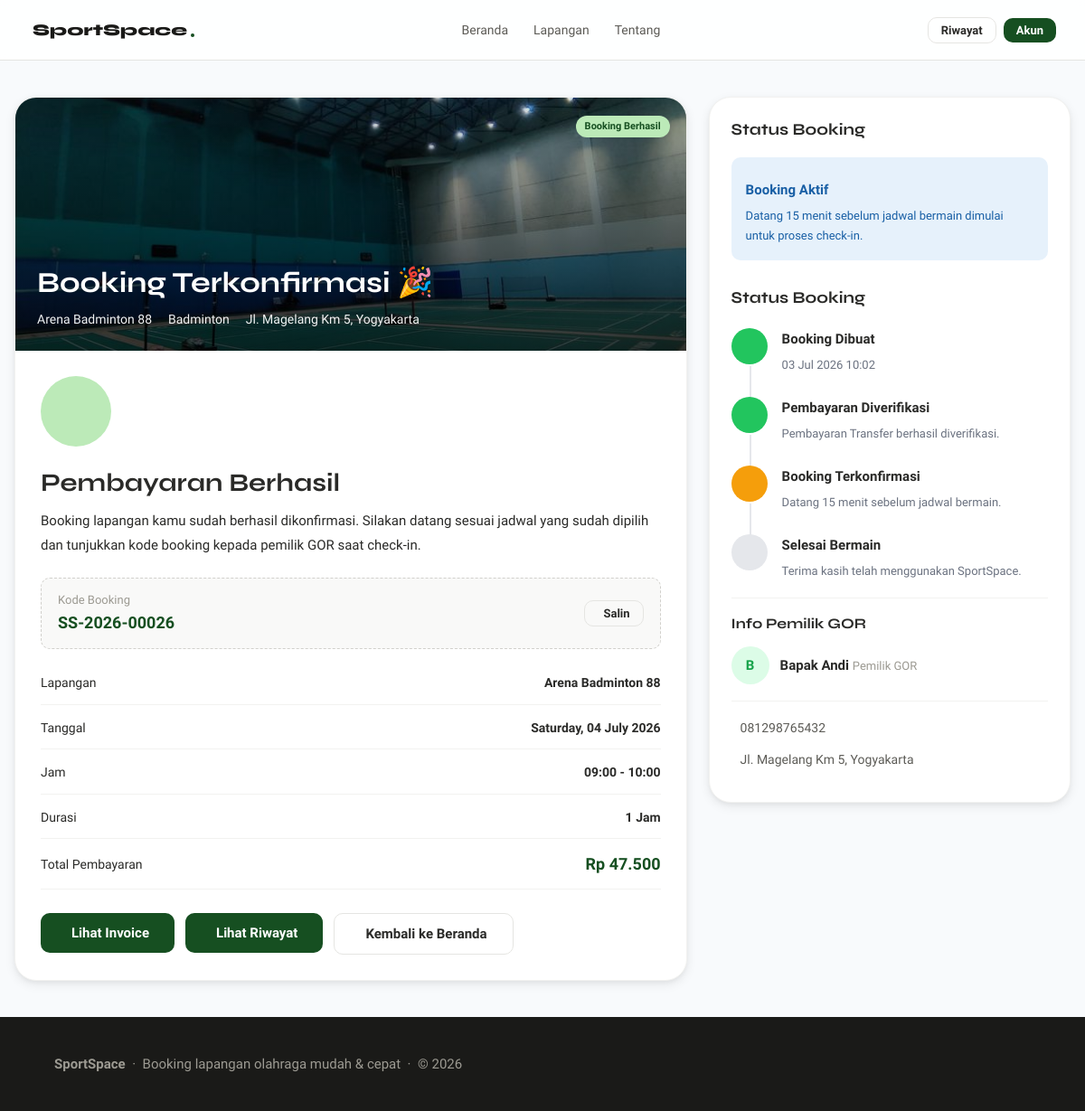
The page /booking-success.php?id=26 on the database its author committed.
### tables this page shows
CREATE TABLE `booking` (
  `booking_id` int(11) NOT NULL,
  `user_id` int(11) NOT NULL,
  `field_id` int(11) NOT NULL,
  `tanggal` date NOT NULL,
  `jam_mulai` time NOT NULL,
  `jam_selesai` time NOT NULL,
  `status` enum('tertunda','terkonfirmasi','ditolak','dibatalkan','selesai') NOT NULL DEFAULT 'tertunda',
  `created_at` timestamp NOT NULL DEFAULT current_timestamp(),
  `booking_code` varchar(20) DEFAULT NULL,
  `metode_pembayaran` varchar(30) DEFAULT NULL,
  `bank` varchar(30) DEFAULT NULL,
  `total` decimal(12,2) NOT NULL
);

CREATE TABLE `fields` (
  `field_id` int(11) NOT NULL,
  `owner_id` int(11) DEFAULT NULL,
  `nama_lapangan` varchar(100) NOT NULL,
  `jenis` varchar(50) NOT NULL,
  `harga` decimal(10,2) NOT NULL,
  `status` enum('tersedia','penuh') NOT NULL DEFAULT 'tersedia',
  `lokasi` varchar(255) DEFAULT NULL,
  `gambar` varchar(255) DEFAULT NULL,
  `deskripsi` text DEFAULT NULL,
  `owner_name` varchar(100) DEFAULT NULL,
  `owner_phone` varchar(20) DEFAULT NULL,
  `owner_address` varchar(255) DEFAULT NULL,
  `jam_operasional` varchar(50) DEFAULT NULL,
  `kapasitas` int(11) DEFAULT NULL,
  `jenis_lantai` varchar(50) DEFAULT NULL,
  `fasilitas` text DEFAULT NULL,
  `maps_link` text DEFAULT NULL,
  `google_maps_url` text DEFAULT NULL,
  `verifikasi` enum('pending','diterima','ditolak') NOT NULL DEFAULT 'pending',
  `durasi_slot` int(11) NOT NULL DEFAULT 1,
  `hari_libur` text DEFAULT NULL,
  `aktif` enum('aktif','nonaktif') NOT NULL
);

CREATE TABLE `payment` (
  `payment_id` int(11) NOT NULL,
  `booking_id` int(11) NOT NULL,
  `metode` enum('transfer','ewallet','cash') NOT NULL,
  `total` decimal(10,2) NOT NULL,
  `status` enum('tertunda','diverifikasi','ditolak') NOT NULL DEFAULT 'tertunda',
  `tanggal_bayar` timestamp NOT NULL DEFAULT current_timestamp(),
  `bank` varchar(30) DEFAULT NULL
);

### booking-success.php (the view, shortened to what this page needs)
<?php
include 'config.php';
$booking_id = $_GET['id'];
$query = mysqli_query($conn, "
SELECT
    b.*,
    f.*,
    p.total,
    p.metode,
    p.tanggal_bayar,
    o.nama AS owner_nama,
    o.telepon,
    o.alamat
FROM booking b
JOIN fields f
ON b.field_id = f.field_id
JOIN payment p
ON b.booking_id = p.booking_id
LEFT JOIN owners o
ON f.owner_id = o.owner_id
WHERE b.booking_id = '$booking_id'
");
$data = mysqli_fetch_assoc($query);
$durasi = intval(
(
strtotime($data['jam_selesai'])
-
strtotime($data['jam_mulai'])
)
/
3600
);
$kode_booking =
  "SS-" .
  date('Y') .
  "-" .
  str_pad(
    $data['booking_id'],
    5,
    "0",
    STR_PAD_LEFT
  );
?>
<!DOCTYPE html>
<html lang="id">
<head>
  <link rel="stylesheet" href="index.css">
  <link rel="stylesheet" href="detail.css">
  <link rel="stylesheet" href="booking-success.css?v=<?= time(); ?>">
  <link rel="stylesheet" href="https://cdn.jsdelivr.net/npm/@tabler/icons-webfont@3.31.0/dist/tabler-icons.min.css">
</head>
<body>
  <nav class="navbar">
    <div class="navbar-brand">
      <span>SportSpace</span>
      <div class="dot"></div>
    </div>
    <div class="navbar-links">
      <a href="index.php">Beranda</a>
      <a href="index.php#lapangan">Lapangan</a>
      <a href="index.php#tentang">Tentang</a>
    </div>
    <div class="navbar-actions">
      <a href="riwayat.php">
        <button class="btn btn-outline btn-sm">
          Riwayat
        </button>
      </a>
      <a href="login.html">
        <button class="btn btn-primary btn-sm">
          Akun
        </button>
      </a>
    </div>
  </nav>
  <div class="success-wrapper">
    <div class="success-grid">
      <div class="success-card">
        <div class="success-banner">
          <img src="uploads/fields/<?= $data['gambar']; ?>" alt="<?= $data['nama_lapangan']; ?>">
          <div class="success-overlay"></div>
          <div class="success-badge">
            <span class="badge badge-green">
              Booking Berhasil
            </span>
          </div>
          <div class="success-content">
            <h1>Booking Terkonfirmasi 🎉</h1>
            <div class="success-meta">
              <span>
                <?= $data['nama_lapangan']; ?>
              </span>
              <span>
                <?= $data['jenis']; ?>
              </span>
              <span>
                <?= $data['lokasi']; ?>
              </span>
            </div>
          </div>
        </div>
        <div class="success-body">
          <div class="success-icon">
          </div>
          <h2 style="font-size:28px;margin-bottom:10px;">
            Pembayaran Berhasil
          </h2>
          <p style="color:var(--gray-500);line-height:1.8;">
            Booking lapangan kamu sudah berhasil dikonfirmasi.
            Silakan datang sesuai jadwal yang sudah dipilih dan tunjukkan
            kode booking kepada pemilik GOR saat check-in.
          </p>
          <div class="booking-code">
            <div>
              <span style="font-size:13px;color:var(--gray-400);display:block;">
                Kode Booking
              </span>
              <strong>
                <?= $kode_booking ?>
              </strong>
            </div>
            <button class="btn btn-outline btn-sm" onclick="copyCode()">
              Salin
            </button>
          </div>
          <div class="detail-list">
            <div class="detail-item">
              <span>Lapangan</span>
              <strong>
                <?= $data['nama_lapangan']; ?>
              </strong>
            </div>
            <div class="detail-item">
              <span>Tanggal</span>
              <strong>
                <?= date(
                  'l, d F Y',
                  strtotime($data['tanggal'])
                ); ?>
              </strong>
            </div>
            <div class="detail-item">
              <span>Jam</span>
              <strong>
                <?= substr($data['jam_mulai'], 0, 5); ?>
                -
                <?= substr($data['jam_selesai'], 0, 5); ?>
              </strong>
            </div>
            <div class="detail-item">
              <span>Durasi</span>
              <strong>
                <?= $durasi ?> Jam
              </strong>
            </div>
            <div class="detail-item">
              <span>Total Pembayaran</span>
              <strong style="color:var(--green);font-size:18px;">
                Rp
                <?= number_format(
                  $data['total'],
                  0,
                  ',',
                  '.'
                ); ?>
              </strong>
            </div>
          </div>
          <div class="btn-group">
            <a href="invoice.php?id=<?= $booking_id ?>&from=success">
              <button class="btn btn-primary btn-lg">
                Lihat Invoice
              </button>
            </a>
            <a href="riwayat.php">
              <button class="btn btn-primary btn-lg">
                Lihat Riwayat
              </button>
            </a>
            <a href="index.php">
              <button class="btn btn-outline btn-lg">
                Kembali ke Beranda
              </button>
            </a>
          </div>
        </div>
      </div>
      <div class="side-card">
        <h3 style="font-size:18px;margin-bottom:18px;">
          Status Booking
        </h3>
        <div class="status-box">
          <strong style="display:block;margin-bottom:6px;color:var(--blue);">
            Booking Aktif
          </strong>
          <p style="font-size:13px;color:var(--blue);line-height:1.7;margin:0;">
            Datang 15 menit sebelum jadwal bermain dimulai
            untuk proses check-in.
          </p>
        </div>
        <div class="booking-status">
          <h3>Status Booking</h3>
          <div class="status-item done">
            <div class="status-circle">
            </div>
            <div class="status-text">
              <strong>Booking Dibuat</strong>
              <span>
                <?= date(
                  'd M Y H:i',
                  strtotime($data['created_at'])
                ); ?>
              </span>
            </div>
          </div>
          <div class="status-item done">
            <div class="status-circle">
            </div>
            <div class="status-text">
              <strong>Pembayaran Diverifikasi</strong>
              <span>
                Pembayaran
                <?= ucfirst($data['metode']); ?>
                berhasil diverifikasi.
              </span>
            </div>
          </div>
          <div class="status-item active">
            <div class="status-circle">
            </div>
            <div class="status-text">
              <strong>Booking Terkonfirmasi</strong>
              <span>
                Datang 15 menit sebelum jadwal bermain.
              </span>
            </div>
          </div>
          <div class="status-item">
            <div class="status-circle">
            </div>
            <div class="status-text">
              <strong>Selesai Bermain</strong>
              <span>
                Terima kasih telah menggunakan SportSpace.
              </span>
            </div>
          </div>
        </div>
        <div class="summary-divider"></div>
        <h3 style="font-size:16px;margin-bottom:14px;">
          Info Pemilik GOR
        </h3>
        <div class="owner-profile">
          <div class="avatar green">
            <?= strtoupper(substr($data['owner_name'], 0, 1)); ?>
          </div>
          <div>
            <strong>
              <?= $data['owner_name']; ?>
            </strong>
            <span style="font-size:13px;color:var(--gray-400);">
              Pemilik GOR
            </span>
          </div>
        </div>
        <div class="summary-divider"></div>
        <div class="owner-info">
          <?= $data['owner_phone']; ?>
        </div>
        <div class="owner-info">
          <?= $data['owner_address']; ?>
        </div>
      </div>
    </div>
  </div>
  <footer class="footer">
    <strong>SportSpace</strong>
    &nbsp;·&nbsp;
    Booking lapangan olahraga mudah & cepat
    &nbsp;·&nbsp;
    &copy; 2026
  </footer>
</body>
</html>

### index.css (style rules this page uses)
:root { --green: #164f21; --green-light: #bceab8; --green-mid: #1f9b32; --amber: #BA7517; --amber-light: #FAEEDA; --red: #C0392B; --red-light: #FDECEA; --blue-light: #E6F1FB; --blue: #185FA5; --gray-50: #F9F9F8; --gray-100: #F2F2F0; --gray-200: #E5E5E2; --gray-300: #D1D0CC; --gray-400: #9C9A92; --gray-600: #5C5B56; --gray-800: #2A2A28; --gray-900: #1A1A18; --white: #FFFFFF; --black: #000000; --radius-sm: 6px; --radius-md: 10px; --radius-lg: 16px; --radius-xl: 24px; --shadow-sm: 0 1px 3px rgba(0, 0, 0, .06), 0 1px 2px rgba(0, 0, 0, .04); --shadow-md: 0 4px 12px rgba(0, 0, 0, .08), 0 2px 4px rgba(0, 0, 0, .04); --shadow-lg: 0 10px 30px rgba(0, 0, 0, .10), 0 4px 8px rgba(0, 0, 0, .04); }
*, *::before, *::after { box-sizing: border-box; margin: 0; padding: 0; }
body { font-family: 'Plus Jakarta Sans', sans-serif; background: var(--gray-50); color: var(--gray-800); line-height: 1.6; font-size: 15px; }
h1, h2, h3 { font-family: 'Syne', sans-serif; line-height: 1.3; }
a { text-decoration: none; color: inherit; }
.navbar { position: sticky; top: 0; z-index: 100; display: flex; align-items: center; justify-content: space-between; padding: 14px 32px; background: rgba(255, 255, 255, 0.85); backdrop-filter: blur(5px); border-bottom: 1px solid var(--gray-200); }
.navbar-brand { display: flex; align-items: center; gap: 4px; font-family: 'Syne', sans-serif; font-size: 18px; font-weight: 800; color: var(--gray-900); }
.navbar-brand .dot { width: 4px; height: 4px; background: var(--green); border-radius: 100%; transform: translateY(6px); }
.navbar-links { display: flex; gap: 28px; }
.navbar-links a { font-size: 14px; color: var(--gray-600); font-weight: 500; transition: all 0.3 ease; position: relative; display: inline-block; padding: 8px 0; }
.navbar-actions { display: flex; gap: 8px; align-items: center; }
.btn { display: inline-flex; align-items: center; gap: 6px; border: none; border-radius: var(--radius-md); padding: 9px 18px; font-size: 14px; font-weight: 600; cursor: pointer; transition: all .15s; font-family: 'Plus Jakarta Sans', sans-serif; }
.btn-primary { background: var(--green); color: var(--white); }
.btn-outline { background: transparent; border: 1.5px solid var(--gray-200); color: var(--gray-800); }
.btn-sm { padding: 6px 14px; font-size: 13px; }
.btn-lg { padding: 13px 28px; font-size: 15px; }
.badge { display: inline-flex; align-items: center; gap: 4px; font-size: 11px; font-weight: 600; padding: 3px 10px; border-radius: 20px; }
.badge-green { background: var(--green-light); color: var(--green); }
.footer { background: var(--gray-900); color: var(--gray-400); padding: 40px 60px; width: 100%; }

### detail.css (style rules this page uses)
body { background: #f8fafc; }
.summary-divider { height: 1px; background: var(--gray-100); margin: 18px 0; }
.avatar { width: 42px; height: 42px; border-radius: 50%; display: flex; align-items: center; justify-content: center; font-weight: 700; }
.avatar.green { background: #dcfce7; color: #16a34a; }
.owner-profile { display: flex; align-items: center; gap: 12px; margin-bottom: 16px; }
.owner-info { display: flex; align-items: center; gap: 10px; font-size: 14px; color: var(--gray-600); margin-bottom: 12px; }

### rows shown on the page
booking: field.gambar (picture), field.nama_lapangan "Arena Badminton 88", field.jenis "Badminton", field.lokasi "Jl. Magelang Km 5, Yogyakarta", booking_id "SS-2026-00026", tanggal "Saturday, 04 July 2026", jam_mulai "09:00", jam_selesai "10:00", durasi "1", payment.total "47.500", created_at "03 Jul 2026 10:02", payment.metode "Transfer", field.owner_name "B", field.owner_name "Bapak Andi", field.owner_phone "081298765432", field.owner_address "Jl. Magelang Km 5, Yogyakarta"
